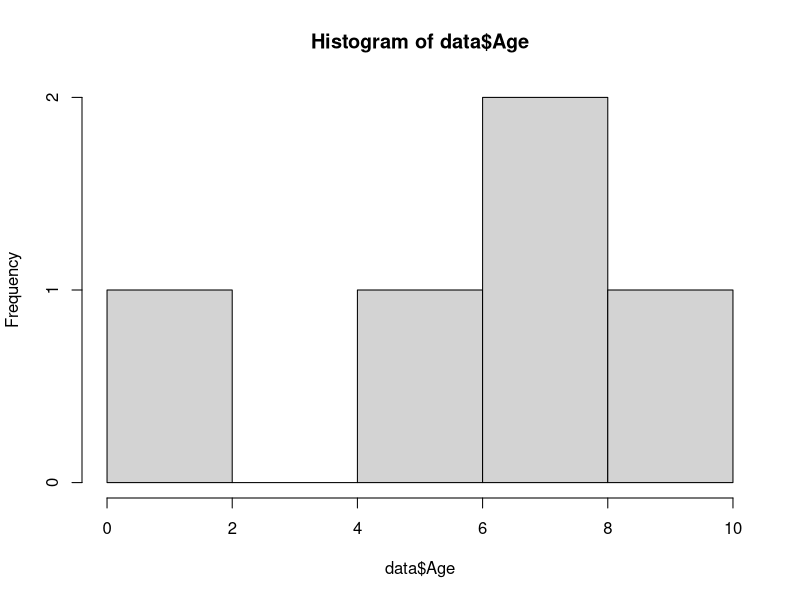
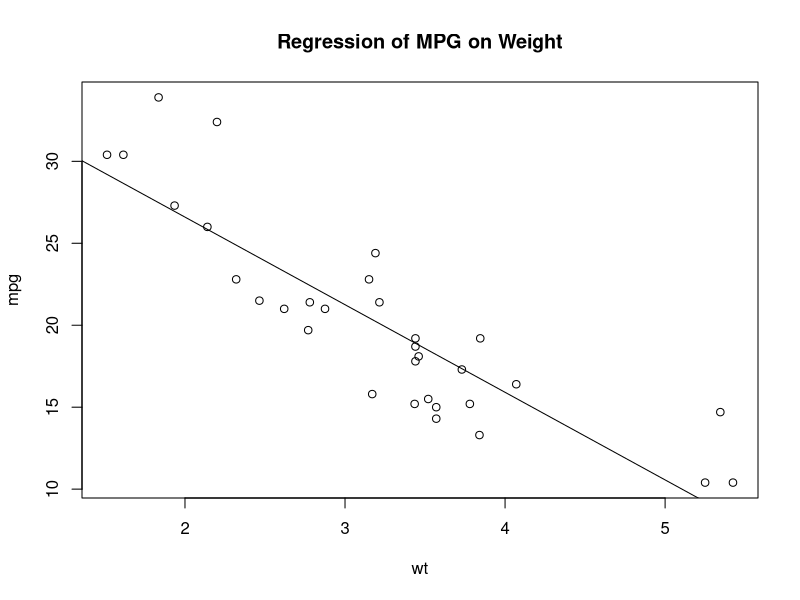
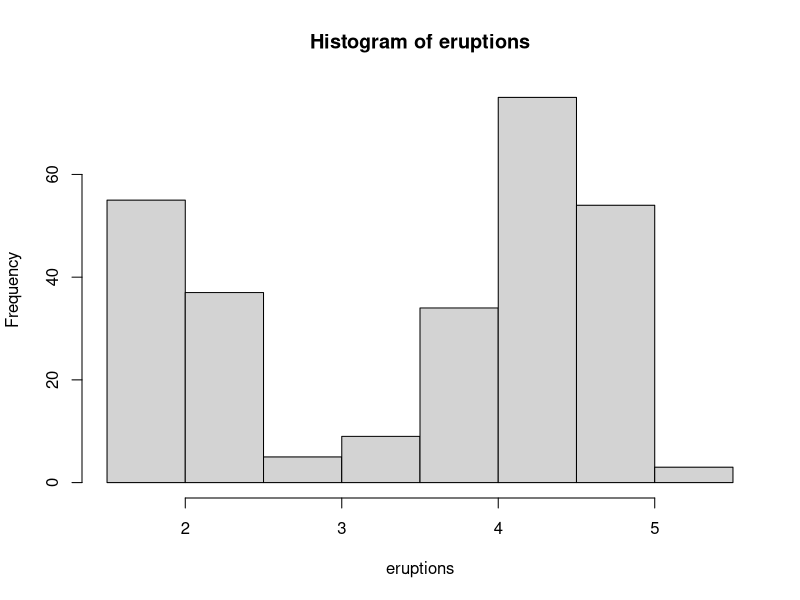
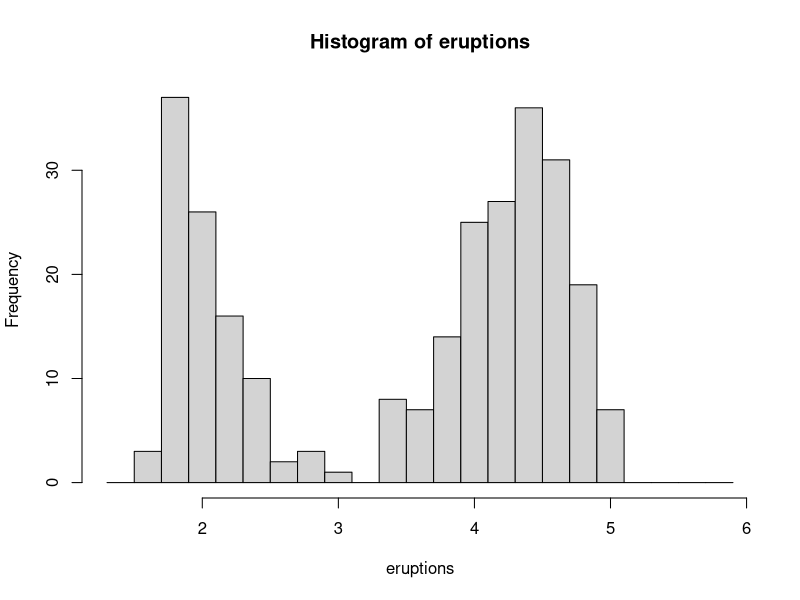
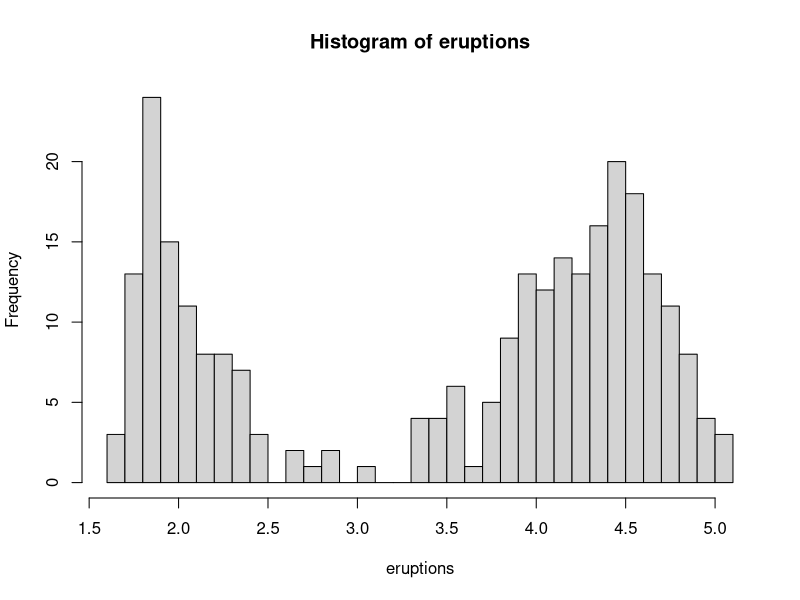
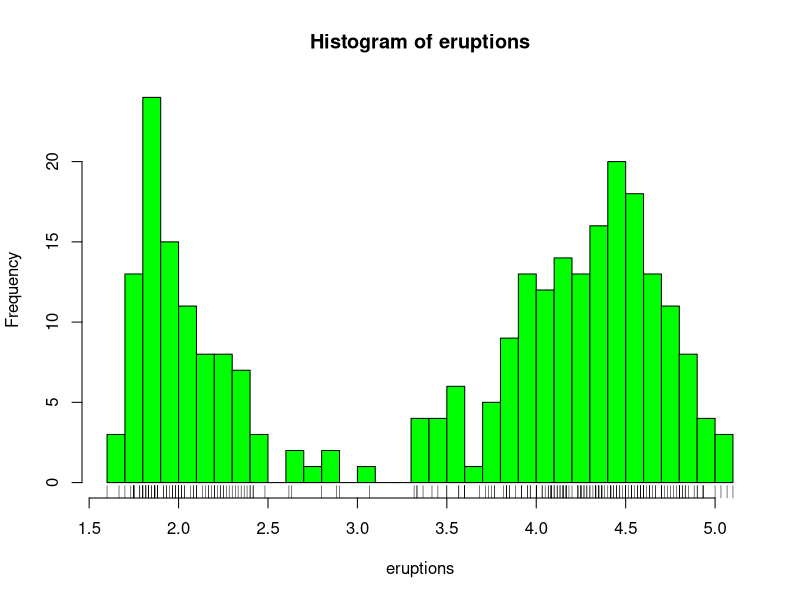
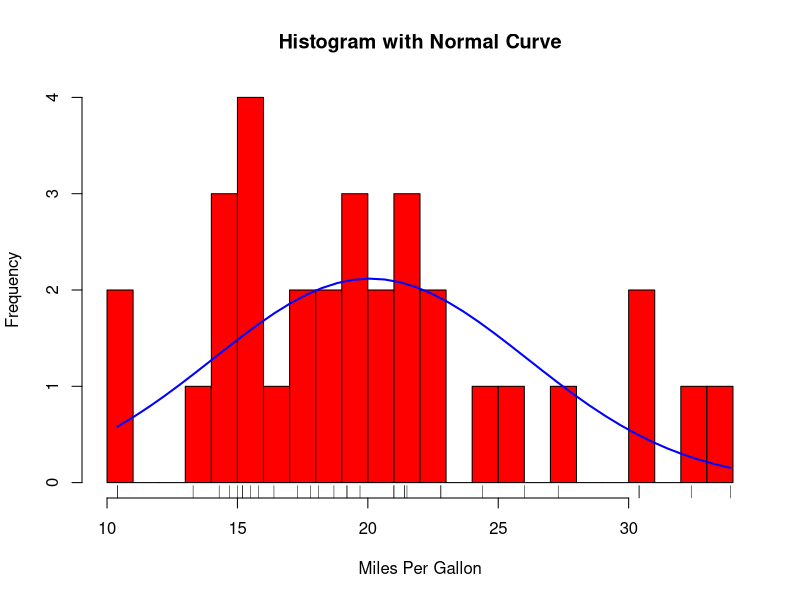
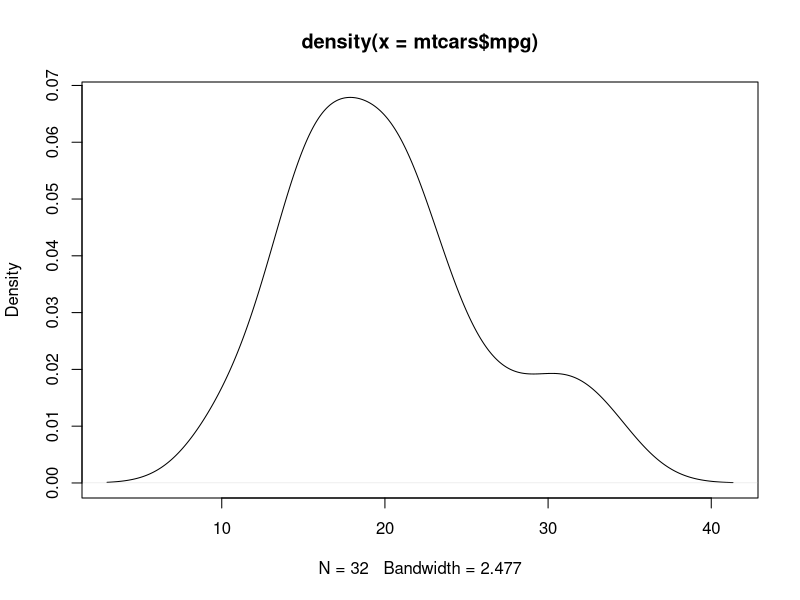

Write the R code that produced these figures, in order.
# numbers
index <- 1

# help
?vector
??ggplot2

# vectors
c(1, 7:9)
c(10:20)
letters[1:26]
evens <- 2 * 1:20

# set names on an array
ar1 <- c(1:10)
ar1
names(ar1)
names(ar1) <- letters[1:10]
ar1
ar1["c"]
as.vector(ar1)
as.matrix(ar1)
as.table(ar1)
as.character(ar1)
as.integer(as.character(ar1))

# call a file
# source("commands.R")

# redirect output
sink("output.txt")

# redirect back to console
sink()

# seeing mem objects
objects()
ls()

# free/remove objects from mem
obj1 <- c(1:100)
rm(obj1)

# sequences
seq1 <- seq(-5, 5, by=0.2)
seq2 <- seq(length=10, from=-5, by=.2)

# bools
# TRUE, FALSE
ll <- c(1:10)
ll > 5
t <- ll > 5

# missing values NA
z <- c(1:3, NA)
# z = 4 elements, 1 is NA
z1 <- is.na(z)
# list of bools
z2 <- z[!is.na(z)]
# list of non NA
z[is.na(z)] <- 0
# replace NA values with 0
ll <- seq(-5, 5)
ll <- abs(ll)
# replace with absolute values

# paste
labs <- paste("X", 1:10, sep="-")
labs
labs <- paste(c("X","Y"), 1:10, sep="")
labs
labs <- paste(letters[1:5], 1:10, sep="")
labs

# indexing
a1 <- letters[1:10]
a1[1:3]
a1[rep(c(1:3), times=4)]

# factors
# A factor is a vector object used to specify a discrete classification
# (grouping) of the components of other vectors of the same length. R
# provides both ordered and unordered factors. While the
# “real” application of factors is with model formulae
 state <- c("tas", "sa", "qld", "nsw", "nsw", "nt", "wa", "wa",
"qld", "vic", "nsw", "vic", "qld", "qld", "sa", "tas",
"sa", "nt", "wa", "vic", "qld", "nsw", "nsw", "wa",
"sa", "act", "nsw", "vic", "vic", "act")
statef <- factor(state)
levels(statef)

# tapply
# apply a function to an indexed array
data <- 1:10
labels <- rep(letters[1:5], times=2)
# labels decide how data is grouped, and then applied to the formula
tapply(data, labels, mean)
labels <- rep(letters[1:2], times=5)
tapply(data, labels, mean)

# dim
z <- c(1:24)
dim(z) <- c(2,3,4)
z
x <- array(1:20, dim=c(4,5)) # Generate a 4 by 5 array
x

# Read data from files

## with row labels:
#    Price   Floor   Area   Rooms Age Cent.heat
# 01 52.00   111.0   830    5     6.2     no
# 02 54.75   128.0   710    5     7.5     no
# 03 57.50   101.0   1000   5     4.2     no
# 04 57.50   131.0   690    6     8.8     no
# 05 59.75   93.0    900    5     1.9     yes
data <- read.table("data-row-label.txt")
data["Area"]
data$Area
mean(data$Floor)

# using header
data <- read.table("data-without-row-label.txt", header=TRUE)
summary(data)
hist(data$Age)

# CSV
data <- read.csv("data-csv.csv")

# graphs

# Creating a Graph
attach(mtcars)
plot(wt, mpg)
abline(lm(mpg~wt))
title("Regression of MPG on Weight")

## load example data
attach(faithful)
eruptions # is an array of time of eruptions

# histograms
hist(eruptions)
hist(eruptions, seq(1.3, 6, 0.2))  # more bins
hist(eruptions, breaks=32) # more bins by N
hist(eruptions, breaks=32, col="green") # more bins by N
rug(eruptions)  # add row representation of data

# Create histogram with normal curve
x <- mtcars$mpg
h<-hist(x, breaks=30, col="red", xlab="Miles Per Gallon",
   main="Histogram with Normal Curve")
xfit<-seq(min(x),max(x),length=40)
yfit<-dnorm(xfit,mean=mean(x),sd=sd(x))
yfit <- yfit*diff(h$mids[1:2])*length(x)
lines(xfit, yfit, col="blue", lwd=2)
rug(x)


# Density
d <- density(mtcars$mpg) # returns the density data
plot(d) # plots the results


# Dotchart
dotchart(mtcars$mpg,labels=row.names(mtcars),
         main="Gas milage per car",
         xlab="miles per galon")

# dotchart with order and color
x <- mtcars[order(mtcars$mpg),] # sort by mpg
x$cyl <- factor(x$cyl) # it must be a factor
x$color[x$cyl==4] <- "red"
x$color[x$cyl==6] <- "blue"
x$color[x$cyl==8] <- "darkgreen"
dotchart(x$mpg,labels=row.names(x),groups= x$cyl,
   main="Gas Milage for Car Models\ngrouped by cylinder",
   xlab="Miles Per Gallon", gcolor="black", color=x$color)


# simple bar plot
counts <- table(mtcars$gear)
barplot(counts, main="Car Distribution",
   xlab="Number of Gears")

# Simple Horizontal Bar Plot with Added Labels
counts <- table(mtcars$gear)
barplot(counts, main="Car Distribution", horiz=TRUE,
  names.arg=c("3 Gears", "4 Gears", "5 Gears"))

# Simple Pie Chart
slices <- c(10, 12,4, 16, 8)
lbls <- c("US", "UK", "Australia", "Germany", "France")
pie(slices, labels = lbls, main="Pie Chart of Countries")

# Pie Chart with Percentages
slices <- c(10, 12, 4, 16, 8)
lbls <- c("US", "UK", "Australia", "Germany", "France")
pct <- round(slices/sum(slices)*100)
lbls <- paste(lbls, pct) # add percents to labels
lbls <- paste(lbls,"%",sep="") # ad % to labels
pie(slices,labels = lbls, col=rainbow(length(lbls)),
   main="Pie Chart of Countries")

# 3D Exploded Pie Chart
library(plotrix)
slices <- c(10, 12, 4, 16, 8)
lbls <- c("US", "UK", "Australia", "Germany", "France")
pct <- round(slices/sum(slices)*100)
lbls <- paste(lbls, pct) # add percents to labels
lbls <- paste(lbls,"%",sep="") # ad % to labels
pie3D(slices,labels=lbls,explode=0.1,
   main="Pie Chart of Countries ")

# Boxplot of MPG by Car Cylinders
boxplot(mpg~cyl,data=mtcars, main="Car Milage Data",
   xlab="Number of Cylinders", ylab="Miles Per Gallon")

# violin plot
library(vioplot)
x1 <- mtcars$mpg[mtcars$cyl==4]
x2 <- mtcars$mpg[mtcars$cyl==6]
x3 <- mtcars$mpg[mtcars$cyl==8]
vioplot(x1, x2, x3, names=c("4 cyl", "6 cyl", "8 cyl"),
   col="gold")
title("Violin Plots of Miles Per Gallon")
